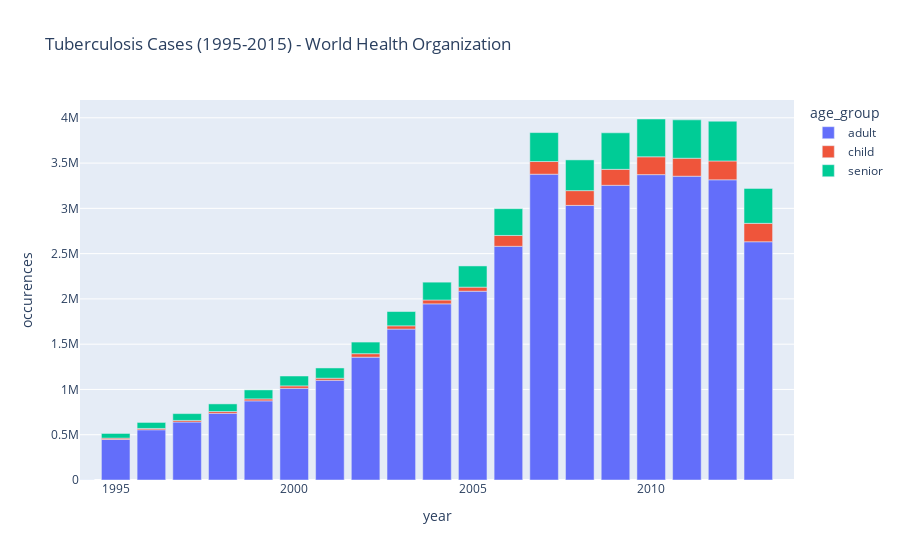

The cell this chart's notebook holds for it:
### Code cell
fig = px.bar(who_m_by_age_agg, x="year", y="occurences", 
             color="age_group", range_x = [1994, 2014], 
             title= "Tuberculosis Cases (1995-2015) - World Health Organization")
fig.show()
#2012: 207.92k

### Figure 1 — Plotly figure (JSON) as saved in the notebook; plotly's stock layout.template omitted (floating-point values rounded to 4 significant figures)
{"data": [{"alignmentgroup": "True", "hovertemplate": "age_group=adult<br>year=%{x}<br>occurences=%{y}<extra></extra>", "legendgroup": "adult", "marker": {"color": "#636efa", "pattern": {"shape": ""}}, "name": "adult", "offsetgroup": "adult", "orientation": "v", "showlegend": true, "textposition": "auto", "type": "bar", "x": [1980, 1981, 1982, 1983, 1984, 1985, 1986, 1987, 1988, 1989, 1990, 1991, 1992, 1993, 1994, 1995, 1996, 1997, 1998, 1999, 2000, 2001, 2002, 2003, 2004, 2005, 2006, 2007, 2008, 2009, 2010, 2011, 2012, 2013], "xaxis": "x", "y": [639, 558, 580, 556, 532, 517, 492, 444, 461, 433, 373, 363, 346, 349, 578, 447288, 554680, 640592, 736313, 873845, 1012121, 1100641, 1356991, 1666324, 1945316, 2085205, 2580766, 3377197, 3032594, 3254575, 3372491, 3355268, 3315485, 2631051], "yaxis": "y"}, {"alignmentgroup": "True", "hovertemplate": "age_group=child<br>year=%{x}<br>occurences=%{y}<extra></extra>", "legendgroup": "child", "marker": {"color": "#EF553B", "pattern": {"shape": ""}}, "name": "child", "offsetgroup": "child", "orientation": "v", "showlegend": true, "textposition": "auto", "type": "bar", "x": [1980, 1981, 1982, 1983, 1984, 1985, 1986, 1987, 1988, 1989, 1990, 1991, 1992, 1993, 1994, 1995, 1996, 1997, 1998, 1999, 2000, 2001, 2002, 2003, 2004, 2005, 2006, 2007, 2008, 2009, 2010, 2011, 2012, 2013], "xaxis": "x", "y": [30, 14, 13, 20, 12, 17, 20, 18, 10, 17, 4, 11, 8, 14, 19, 15221, 14616, 17333, 19946, 21960, 27194, 23686, 38031, 36451, 42704, 44690, 120154, 139969, 163182, 176276, 196789, 198409, 207920, 203493], "yaxis": "y"}, {"alignmentgroup": "True", "hovertemplate": "age_group=senior<br>year=%{x}<br>occurences=%{y}<extra></extra>", "legendgroup": "senior", "marker": {"color": "#00cc96", "pattern": {"shape": ""}}, "name": "senior", "offsetgroup": "senior", "orientation": "v", "showlegend": true, "textposition": "auto", "type": "bar", "x": [1980, 1981, 1982, 1983, 1984, 1985, 1986, 1987, 1988, 1989, 1990, 1991, 1992, 1993, 1994, 1995, 1996, 1997, 1998, 1999, 2000, 2001, 2002, 2003, 2004, 2005, 2006, 2007, 2008, 2009, 2010, 2011, 2012, 2013], "xaxis": "x", "y": [290, 233, 231, 210, 270, 265, 242, 208, 211, 204, 172, 170, 158, 129, 153, 51462, 66409, 75279, 84130, 99323, 109148, 113075, 128299, 157826, 196904, 234128, 295604, 319508, 339502, 403343, 417531, 423474, 439184, 386028], "yaxis": "y"}], "layout": {"barmode": "relative", "legend": {"title": {"text": "age_group"}, "tracegroupgap": 0}, "title": {"text": "Tuberculosis Cases (1995-2015) - World Health Organization"}, "xaxis": {"anchor": "y", "domain": [0, 1], "range": [1994, 2014], "title": {"text": "year"}}, "yaxis": {"anchor": "x", "domain": [0, 1], "title": {"text": "occurences"}}}}
